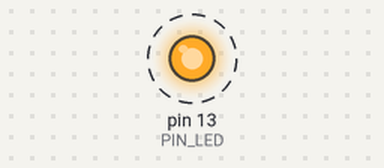
Recording of a sketch running on a simulated Arduino Uno, built with avr-gcc and run on an emulated ATmega328P. On the bench: output pins drawn as LEDs (lit = HIGH). Dashed ring = blinking. What the sketch prints to the serial monitor is not drawn.

Above: at 0.5 s.
Timing chart, 0 to 4.6 s (numbered marks = the images above):
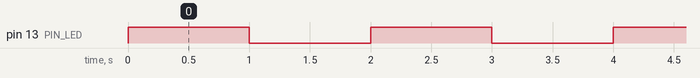

The sketch:

04_example_3.ino.ino
```cpp
#define PIN_LED 13
unsigned int count, toggle;

void setup() {
    pinMode(PIN_LED, OUTPUT);
    Serial.begin(115200);
}
void loop() {
    // turn the LED on (HIGH is the voltage level)
    Serial.println(++count);
    digitalWrite(PIN_LED, HIGH);
    delay(1000); // wait for a second
    // turn the LED off by making the voltage LOW

    digitalWrite(PIN_LED, LOW);
    delay(1000); // wait for a second
}
```

Measured:
- by itself, pin 13 (PIN_LED): alternates HIGH for 1.0 s and LOW for 1.0 s
